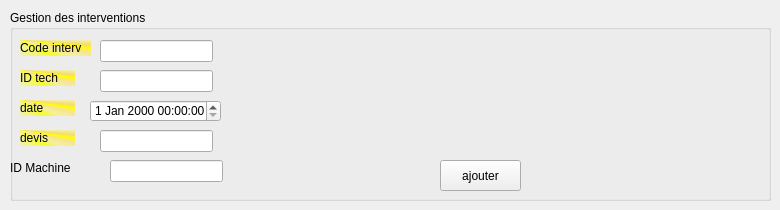
     <widget class="QWidget" name="tab_6">
      <attribute name="title">
       <string>ajouter</string>
      </attribute>
      <widget class="QGroupBox" name="groupBox_5">
       <property name="geometry">
        <rect>
         <x>10</x>
         <y>10</y>
         <width>761</width>
         <height>191</height>
        </rect>
       </property>
       <property name="title">
        <string>Gestion des interventions</string>
       </property>
       <widget class="QLabel" name="label_codeinterv_2">
        <property name="geometry">
         <rect>
          <x>10</x>
          <y>30</y>
          <width>71</width>
          <height>16</height>
         </rect>
        </property>
        <property name="styleSheet">
         <string notr="true">background-color: qconicalgradient(cx:0, cy:0, angle:135, stop:0 rgba(255, 255, 0, 69), stop:0.375 rgba(255, 255, 0, 69), stop:0.423533 rgba(251, 255, 0, 145), stop:0.45 rgba(247, 255, 0, 208), stop:0.477581 rgba(255, 244, 71, 130), stop:0.518717 rgba(255, 218, 71, 130), stop:0.55 rgba(255, 255, 0, 255), stop:0.57754 rgba(255, 203, 0, 130), stop:0.625 rgba(255, 255, 0, 69), stop:1 rgba(255, 255, 0, 69));</string>
        </property>
        <property name="text">
         <string>Code interv</string>
        </property>
       </widget>
       <widget class="QLabel" name="label_idtech_2">
        <property name="geometry">
         <rect>
          <x>10</x>
          <y>60</y>
          <width>55</width>
          <height>16</height>
         </rect>
        </property>
        <property name="styleSheet">
         <string notr="true">background-color: qconicalgradient(cx:0, cy:0, angle:135, stop:0 rgba(255, 255, 0, 69), stop:0.375 rgba(255, 255, 0, 69), stop:0.423533 rgba(251, 255, 0, 145), stop:0.45 rgba(247, 255, 0, 208), stop:0.477581 rgba(255, 244, 71, 130), stop:0.518717 rgba(255, 218, 71, 130), stop:0.55 rgba(255, 255, 0, 255), stop:0.57754 rgba(255, 203, 0, 130), stop:0.625 rgba(255, 255, 0, 69), stop:1 rgba(255, 255, 0, 69));</string>
        </property>
        <property name="text">
         <string>ID tech</string>
        </property>
       </widget>
       <widget class="QLabel" name="label_date_2">
        <property name="geometry">
         <rect>
          <x>10</x>
          <y>90</y>
          <width>55</width>
          <height>16</height>
         </rect>
        </property>
        <property name="styleSheet">
         <string notr="true">background-color: qconicalgradient(cx:0, cy:0, angle:135, stop:0 rgba(255, 255, 0, 69), stop:0.375 rgba(255, 255, 0, 69), stop:0.423533 rgba(251, 255, 0, 145), stop:0.45 rgba(247, 255, 0, 208), stop:0.477581 rgba(255, 244, 71, 130), stop:0.518717 rgba(255, 218, 71, 130), stop:0.55 rgba(255, 255, 0, 255), stop:0.57754 rgba(255, 203, 0, 130), stop:0.625 rgba(255, 255, 0, 69), stop:1 rgba(255, 255, 0, 69));</string>
        </property>
        <property name="text">
         <string>date</string>
        </property>
       </widget>
       <widget class="QLabel" name="label_devis_2">
        <property name="geometry">
         <rect>
          <x>10</x>
          <y>120</y>
          <width>55</width>
          <height>16</height>
         </rect>
        </property>
        <property name="styleSheet">
         <string notr="true">background-color: qconicalgradient(cx:0, cy:0, angle:135, stop:0 rgba(255, 255, 0, 69), stop:0.375 rgba(255, 255, 0, 69), stop:0.423533 rgba(251, 255, 0, 145), stop:0.45 rgba(247, 255, 0, 208), stop:0.477581 rgba(255, 244, 71, 130), stop:0.518717 rgba(255, 218, 71, 130), stop:0.55 rgba(255, 255, 0, 255), stop:0.57754 rgba(255, 203, 0, 130), stop:0.625 rgba(255, 255, 0, 69), stop:1 rgba(255, 255, 0, 69));</string>
        </property>
        <property name="text">
         <string>devis</string>
        </property>
       </widget>
       <widget class="QLineEdit" name="lineEdit_codeinterv_ajout">
        <property name="geometry">
         <rect>
          <x>90</x>
          <y>30</y>
          <width>113</width>
          <height>22</height>
         </rect>
        </property>
       </widget>
       <widget class="QLineEdit" name="lineEdit_Idtech_ajout">
        <property name="geometry">
         <rect>
          <x>90</x>
          <y>60</y>
          <width>113</width>
          <height>22</height>
         </rect>
        </property>
       </widget>
       <widget class="QLineEdit" name="lineEdit_devis_ajout">
        <property name="geometry">
         <rect>
          <x>90</x>
          <y>120</y>
          <width>113</width>
          <height>22</height>
         </rect>
        </property>
       </widget>
       <widget class="QDateTimeEdit" name="dateTimeEdit_ajout">
        <property name="geometry">
         <rect>
          <x>80</x>
          <y>90</y>
          <width>131</width>
          <height>22</height>
         </rect>
        </property>
       </widget>
       <widget class="QPushButton" name="pushButton_ajoutinterv">
        <property name="geometry">
         <rect>
          <x>430</x>
          <y>150</y>
          <width>81</width>
          <height>31</height>
         </rect>
        </property>
        <property name="text">
         <string>ajouter</string>
        </property>
       </widget>
       <widget class="QLabel" name="label_4">
        <property name="geometry">
         <rect>
          <x>0</x>
          <y>150</y>
          <width>91</width>
          <height>16</height>
         </rect>
        </property>
        <property name="text">
         <string>ID Machine</string>
        </property>
       </widget>
       <widget class="QLineEdit" name="lineEdit_iddint_ajout">
        <property name="geometry">
         <rect>
          <x>100</x>
          <y>150</y>
          <width>113</width>
          <height>22</height>
         </rect>
        </property>
       </widget>
      </widget>
     </widget>
